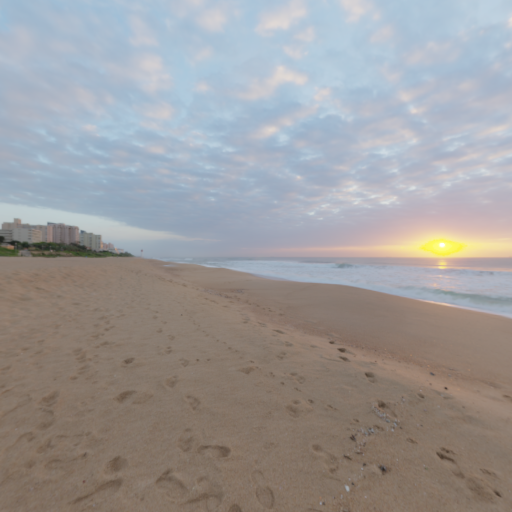
#> input picture docs/v2/visual/art/sky_r4/faces/b/SkyboxFt.png, 1024 x 1024 px, found by its file name (shown at 1/2 size)
$ python make_contact_sheet.py
#> lines starting #> are read from the running program, lines starting #| are printed output that depends on the picture
#!/usr/bin/env python3
"""One A/B/C contact sheet: six faces per option plus the CC0 source text."""

from __future__ import annotations

import pathlib

from PIL import Image, ImageDraw, ImageFont

ROOT = pathlib.Path(__file__).resolve().parents[1]
FACES = ROOT / "faces"
OUT = ROOT / "contact_sheet.png"

ORDER = ["SkyboxBk", "SkyboxDn", "SkyboxFt", "SkyboxLf", "SkyboxRt", "SkyboxUp"]
OPTIONS = {
    "a": (
        "A - Spiaggia di Mondello (clear coastal afternoon)",
        "CC0 1.0 Universal - Andreas Mischok - polyhaven.com/a/spiaggia_di_mondello",
        "No true tropical HDRI exists on Poly Haven; closest CC0 coastal afternoon, no city skyline.",
    ),
    "b": (
        "B - Umhlanga Sunrise (golden hour)",
        "CC0 1.0 Universal - Greg Zaal - polyhaven.com/a/umhlanga_sunrise",
        "Warm sun over a sandy beach; no city skyline.",
    ),
    "c": (
        "C - Overcast Soil Pure Sky (light overcast)",
        "CC0 1.0 Universal - Jarod Guest, Sergej Majboroda",
        "polyhaven.com/a/overcast_soil_puresky - pure sky, no city skyline.",
    ),
}

COL_W = 560
GAP = 16
TOP = 92
BIG = 480
SMALL = 76
SMALL_GAP = 6
LIC_Y = TOP + BIG + 118
HEIGHT = LIC_Y + 96
WIDTH = 3 * COL_W + 4 * GAP


def font(size: int):
    for path in ("C:/Windows/Fonts/segoeui.ttf", "/usr/share/fonts/truetype/dejavu/DejaVuSans.ttf"):
        try:
            return ImageFont.truetype(path, size)
        except OSError:
            pass
    return ImageFont.load_default()


def main() -> None:
    sheet = Image.new("RGB", (WIDTH, HEIGHT), (18, 22, 26))
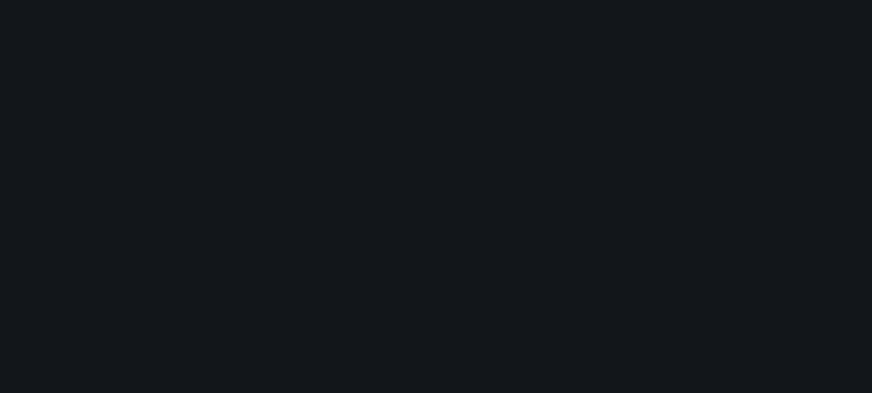
#> sheet: PIL image 1744x786 RGB (shown at 1/2 size); mean R, G, B 18, 22, 26
    draw = ImageDraw.Draw(sheet)
    title_font = font(22)
    text_font = font(14)
    tiny_font = font(12)

    for index, (key, (title, licence, note)) in enumerate(OPTIONS.items()):
        x0 = GAP + index * (COL_W + GAP)
        draw.text((x0 + 8, 12), title, fill=(236, 240, 244), font=title_font)
        draw.text((x0 + 8, 46), "Roblox Sky faces - 1024x1024 each - CC0", fill=(160, 180, 196), font=tiny_font)

        front = Image.open(FACES / key / "SkyboxFt.png").convert("RGB")
#> front is the input picture: PIL image 1024x1024 RGB; mean R, G, B 156.1, 153.9, 154.2
        sheet.paste(front.resize((BIG, BIG), Image.Resampling.LANCZOS), (x0 + (COL_W - BIG) // 2, TOP))
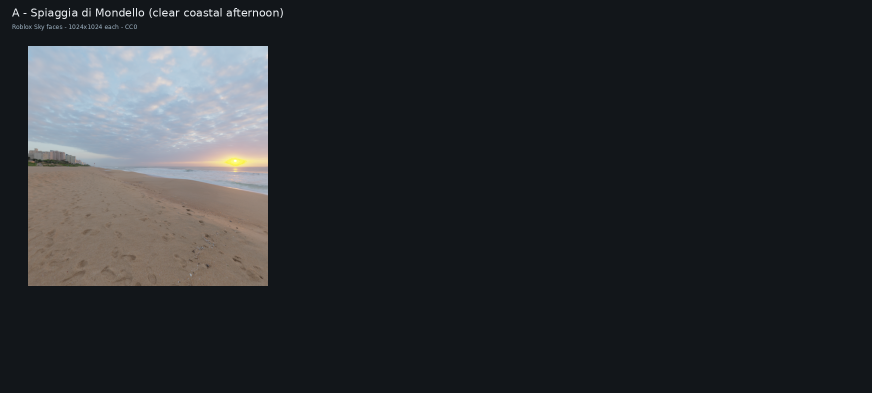
#> sheet: PIL image 1744x786 RGB (shown at 1/2 size); mean R, G, B 41.7, 44.6, 48

        sy = TOP + BIG + 12
        for i, name in enumerate(ORDER):
            face = Image.open(FACES / key / f"{name}.png").convert("RGB")
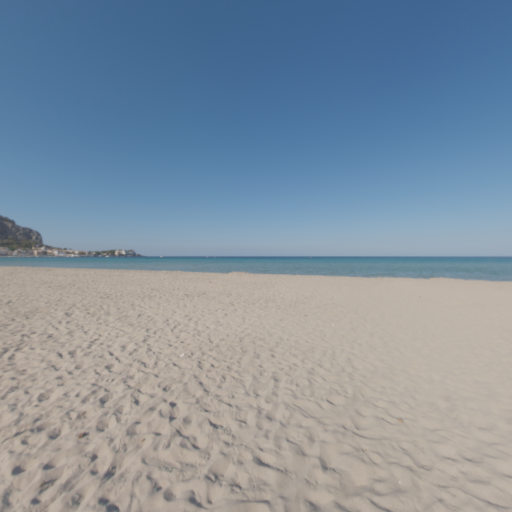
#> input picture docs/v2/visual/art/sky_r4/faces/a/SkyboxBk.png, 1024 x 1024 px (shown at 1/2 size)
#> face is the input picture: PIL image 1024x1024 RGB; mean R, G, B 131.6, 146.1, 159.6
            sx = x0 + 10 + i * (SMALL + SMALL_GAP)
            sheet.paste(face.resize((SMALL, SMALL), Image.Resampling.LANCZOS), (sx, sy))
            draw.text((sx + 2, sy + SMALL + 2), name.replace("Skybox", ""), fill=(188, 204, 214), font=tiny_font)

        draw.text((x0 + 10, LIC_Y), licence, fill=(232, 205, 120), font=text_font)
        draw.text((x0 + 10, LIC_Y + 26), note, fill=(170, 192, 204), font=text_font)
        draw.text((x0 + 10, LIC_Y + 52), "CC0 1.0: creativecommons.org/publicdomain/zero/1.0/", fill=(150, 174, 188), font=tiny_font)

    sheet.save(OUT, format="PNG", compress_level=9, optimize=False)
    print("wrote", OUT, sheet.size)


if __name__ == "__main__":
#> (the run stopped early here; a loop or call above may not have finished)
